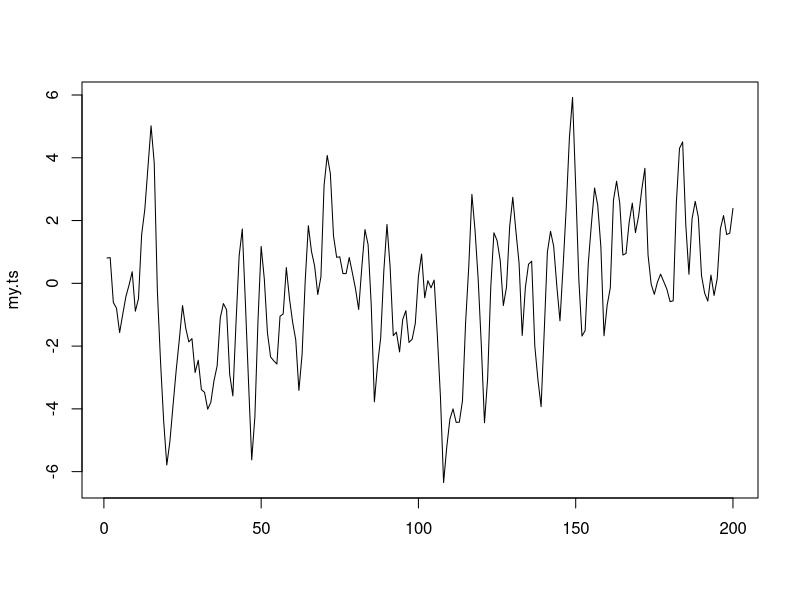
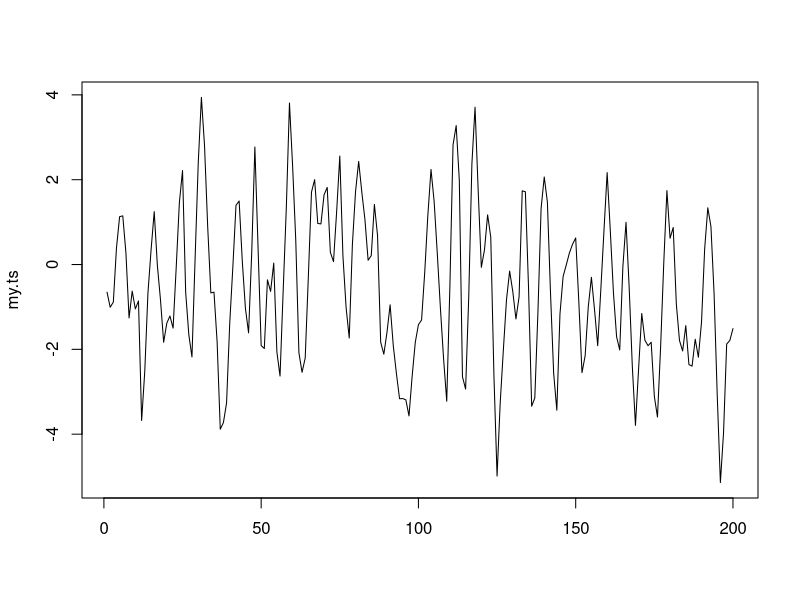
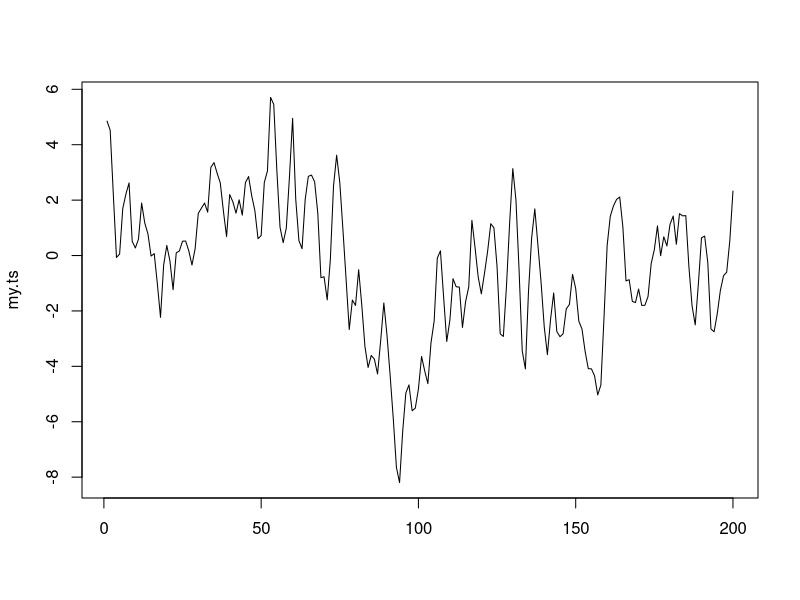
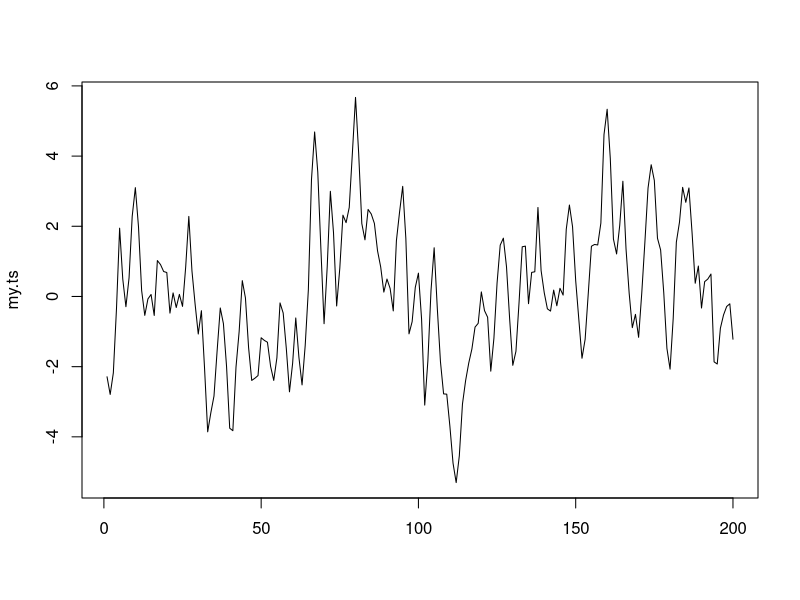
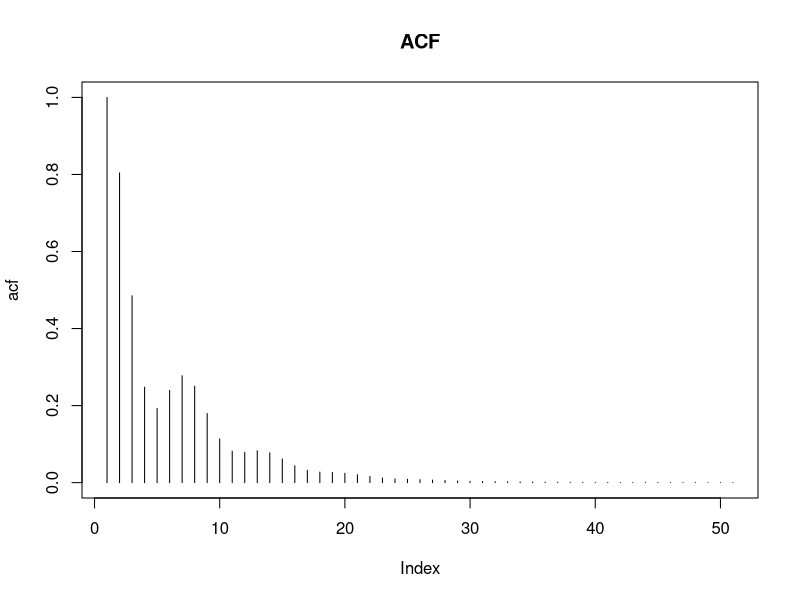
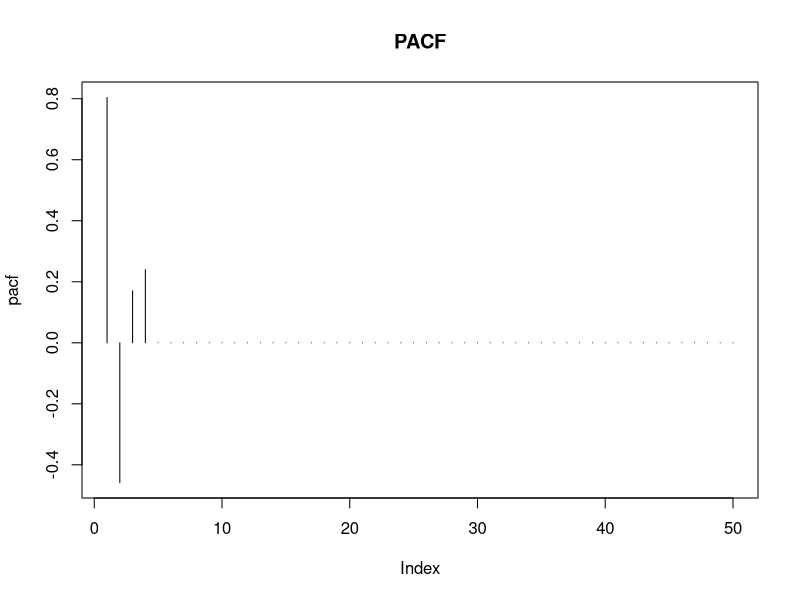

R code for these plots, in order:
# characterstic polynomial and its roots

zeros <- polyroot(c(1, -1.21, 0.5, 0.13, -0.24))

# is process stationary?
abs(zeros)
# true if absolute values of the zeros are 
# all larger than 1

# plot the time series by given autoregression (ar)
for (i in 1:4) {
  my.ts <- arima.sim(model = list(ar = c(1.21, -0.5, -0.13, 0.24)), n = 200)
  plot(my.ts, xlab = "")
}

# autocorrealtion function
acf <- ARMAacf(ar = c(1.21, -0.5, -0.13, 0.24), pacf = F, lag.max = 50)
plot(acf, type="h", main="ACF")

# partial autocorrelation function
pacf <- ARMAacf(ar = c(1.21, -0.5, -0.13, 0.24), pacf = T, lag.max = 50)
plot(pacf, type="h", main="PACF")


